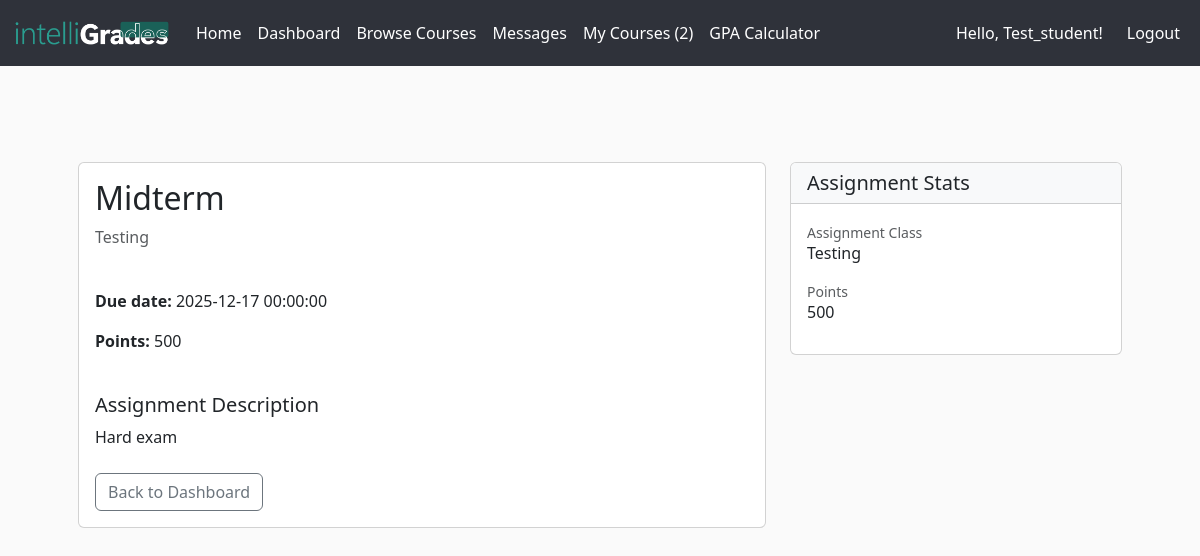
The app's page /assignments/1 (signed in) with its own data.
### app/models.py (models this page shows, shortened)
class Assignment(db.Model):
    __tablename__ = "assignments"
    id = db.Column(db.Integer, primary_key=True)
    course_id = db.Column(db.Integer, db.ForeignKey('courses.id'), nullable=False)
    title = db.Column(db.String(200), nullable=False)
    description = db.Column(db.Text, nullable=False)
    due_date = db.Column(db.DateTime, default=datetime.utcnow)
    created_at = db.Column(db.DateTime, default=datetime.utcnow)
    max_points = db.Column(db.Integer, default=100)
    course = db.relationship('Course', back_populates='assignments')
    student_assignments = db.relationship(
        'StudentAssignment',
        back_populates='assignment',
        lazy='dynamic',
        cascade='all,delete-orphan'
    )

class Course(db.Model):
    __tablename__ = 'courses'
    id = db.Column(db.Integer, primary_key=True)
    code = db.Column(db.String(32), unique=True, nullable=False)
    title = db.Column(db.String(128), nullable=False)
    description = db.Column(db.Text)
    credits = db.Column(db.Integer, nullable=False)  # number of units/credits
    professor = db.Column(db.String(128), nullable=True)
    professor_id = db.Column(db.Integer, db.ForeignKey('users.id'), nullable=True)
    professor_user = db.relationship(
        'User',
        foreign_keys=[professor_id],
        backref='created_courses'
    )
    availability = db.Column(db.Boolean, default=True)
    format = db.Column(db.String(32), default='online')
    max_students = db.Column(db.Integer)
    created_at = db.Column(db.DateTime, default=datetime.utcnow)
    enrollments_rel = db.relationship(
        'Enrollment',
        backref='course',
        lazy='dynamic',
        cascade='all,delete-orphan'
    )
    assignments = db.relationship(
        'Assignment',
        back_populates='course',
        lazy='dynamic',
        cascade='all,delete-orphan'
    )
    announcements = db.relationship(
        'Announcement',
        back_populates='course',
        lazy='dynamic',
        cascade='all,delete-orphan'
    )

### app/assignments/routes.py (the view)
@assignments_bp.route('/<int:assignment_id>')
@login_required
def assignment_detail(assignment_id):
    assignment = Assignment.query.get_or_404(assignment_id)
    course = assignment.course
    return render_template('assignments/assignment_details.html', assignment=assignment, course=course)

### app/__init__.py (called while the page is built)
@create_app.context_processor
def inject_notifications():
    if current_user.is_authenticated:
        return {
            "notifications": [
                {"message": "You haven’t checked Week 3 notes."},
                {"message": "New message in CMPE 102 discussion board."}
            ]
        }
    return {"notifications": []}

@login_manager.user_loader
def load_user(user_id):
    return User.query.get(int(user_id))

### app/models.py (called while the page is built)
    @property
    def is_student(self):
        return self.role == self.ROLE_STUDENT

    @property
    def is_professor(self):
        return self.role == self.ROLE_PROFESSOR

    @property
    def is_admin(self):
        return self.role == self.ROLE_ADMIN

    def get_enrolled_courses_count(self):
        from app.models import Enrollment
        return Enrollment.query.filter_by(user_id=self.id).count()

### app/assignments/templates/assignments/assignment_details.html (shortened to what this page needs)
{% extends "base.html" %} {% block body %}
<div class="container mt-5">
  <div class="row">
    <div class="col-lg-8">
      <div class="card mb-4">
        <div class="card-body">
          <div class="d-flex justify-content-between align-items-start mb-4">
            <div>
              <h2 class="card-title">{{ assignment.title }}</h2>
              <p class="text-muted">{{ course.title }}</p>
            </div>
          </div>
          <div class="row mb-4">
            <div class="col-md-6">
              <p><strong>Due date:</strong> {{ assignment.due_date }}</p>
              <p><strong>Points:</strong> {{ assignment.max_points }}</p>
            </div>
          </div>
          <div class="mb-4">
            <h5>Assignment Description</h5>
            <p>{{ assignment.description or 'No description available.' }}</p>
          </div>
          <div class="d-flex gap-2">
            <a
              href="{{ url_for('courses.course_dashboard', course_id=course.id, tab='assignments') }}"
              class="btn btn-outline-secondary"
            >
              Back to Dashboard
            </a>
          </div>
        </div>
      </div>
    </div>
    <div class="col-lg-4">
      <div class="card mb-4">
        <div class="card-header bg-light">
          <h5 class="mb-0">Assignment Stats</h5>
        </div>
        <div class="card-body">
          <div class="mb-3">
            <label class="text-muted small">Assignment Class</label>
            <p class="h6">{{ course.title }}</p>
          </div>
          <div class="mb-3">
            <label class="text-muted small">Points</label>
            <p class="h6">{{ assignment.max_points }}</p>
          </div>
        </div>
      </div>
    </div>
  </div>
</div>
{% endblock %}

### app/static/styles.css (style rules this page uses)
body, #whatifTable thead tr, #whatifTable td, #whatifTable th { background-color: #fafafa; }

### records on screen
Assignment: title "Midterm", due_date "2025-12-17 00:00:00", max_points "500", description "Hard exam"
Course: title "Testing"

### other values on screen
{{ current_user.get_enrolled_courses_count() }} "2"
{{ username }} "Test_student"
